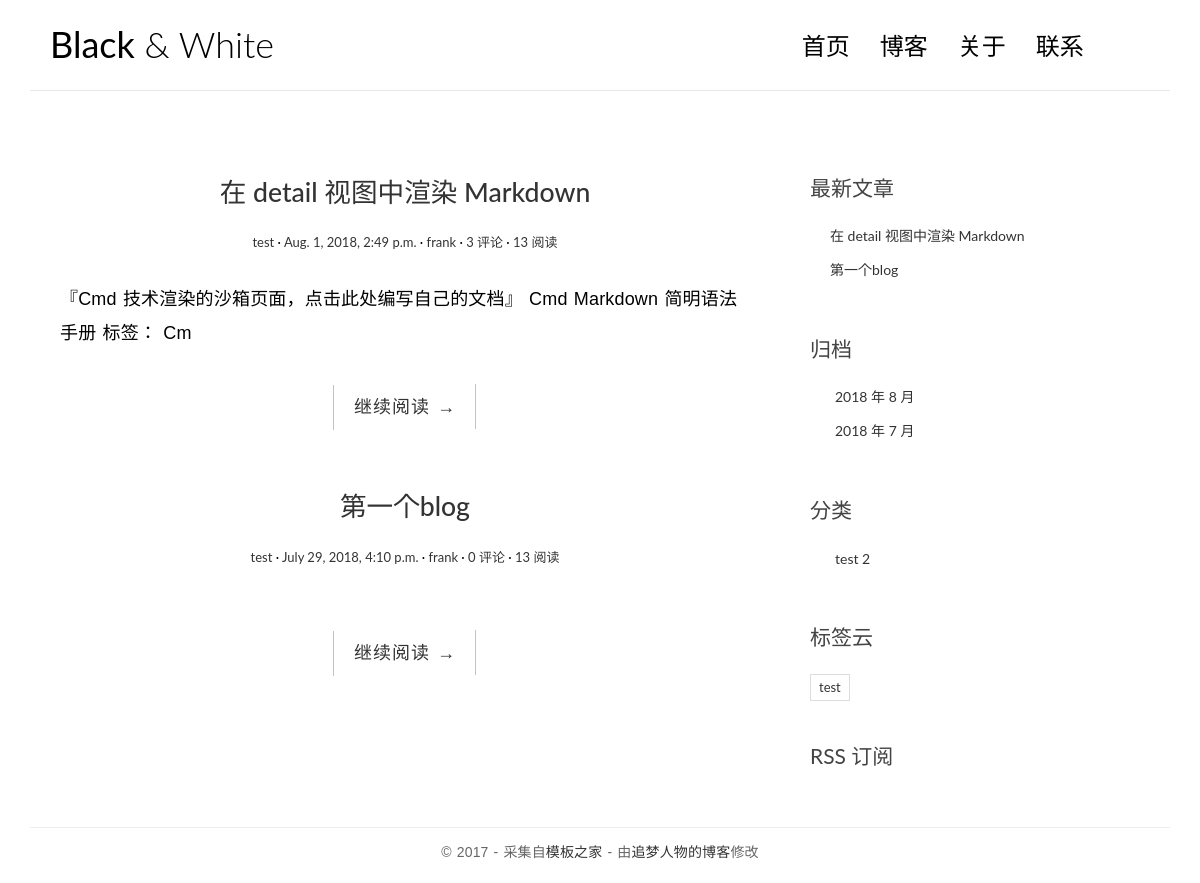
Before: / with the older database file.
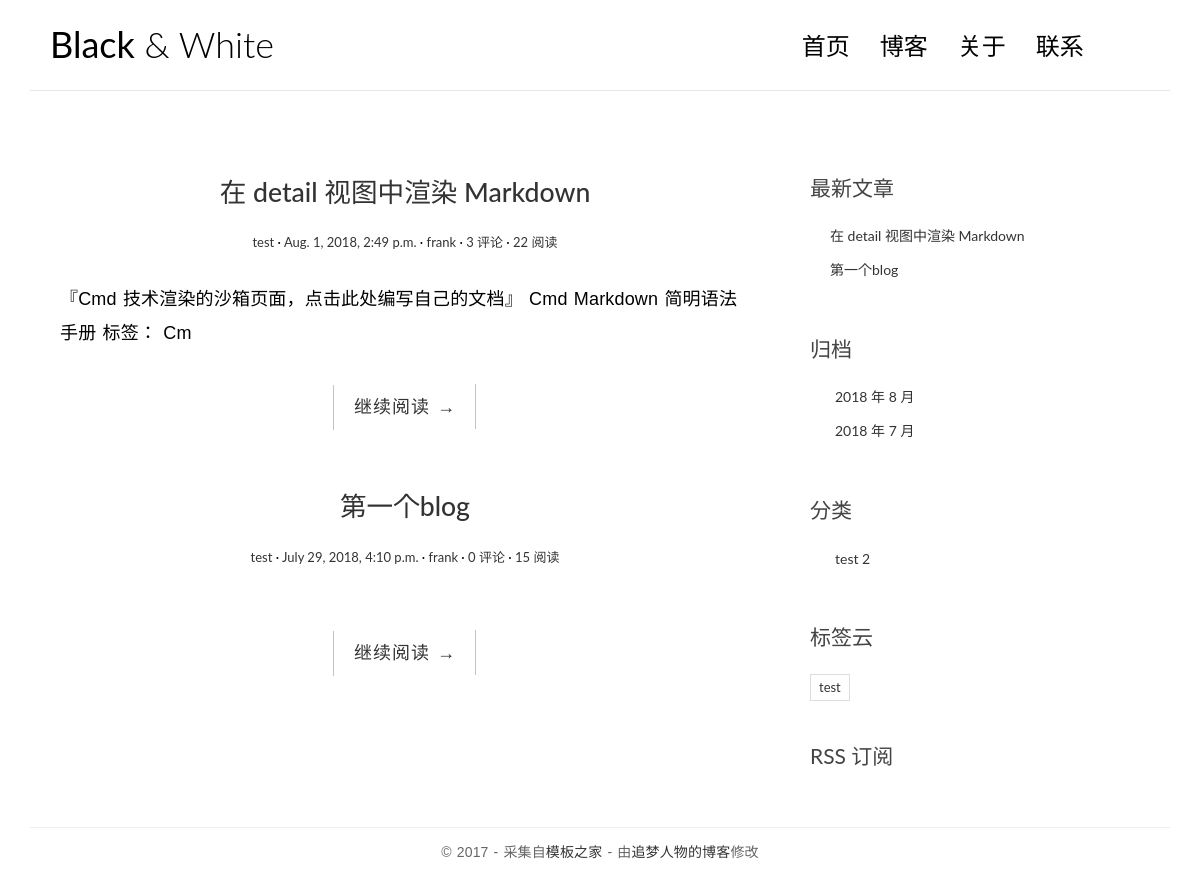
After: the same page with the newer database file.
### blog/models.py (models this page shows, shortened)
class Post(models.Model):
    title = models.CharField(max_length=70)
    body = models.TextField()
    created_time = models.DateTimeField()
    modified_time = models.DateTimeField()
    excerpt = models.CharField(max_length=200, blank=True)
    category = models.ForeignKey(Category, on_delete=models.CASCADE)
    tags = models.ManyToManyField(Tag, blank=True)
    author = models.ForeignKey(User, on_delete=models.CASCADE)
    views = models.PositiveIntegerField(default=0)
    def get_absolute_url(self):
        return reverse('blog:detail', kwargs={'pk': self.pk})
    class Meta:
        ordering = ['-created_time', 'title']

class Category(models.Model):
    name = models.CharField(max_length=100)

class Tag(models.Model):
    name = models.CharField(max_length=100)

### blog/views.py (the view, shortened to what this page needs)
# urls.py: path(r'', views.IndexView.as_view(), name='index'),
class IndexView(ListView):
    model = Post
    template_name = 'blog/index.html'
    context_object_name = 'post_list'
    paginate_by = 10
    def get_context_data(self, **kwargs):
        context = super().get_context_data(**kwargs)
        paginator = context.get('paginator')
        page = context.get('page_obj')
        is_paginated = context.get('is_paginated')
        pagination_data = self.pagination_data(paginator, page, is_paginated)
        context.update(pagination_data)
        return context
    def pagination_data(self, paginator, page, is_paginated):
        if not is_paginated:
            return {}

### blog/templatetags/blog_tags.py (called while the page is built)
@register.simple_tag
def get_recent_posts(num=5):
    return Post.objects.all().order_by('-created_time')[:num]

@register.simple_tag
def archives():
    return Post.objects.dates('created_time', 'month', order='DESC')

@register.simple_tag
def get_categories():
    return Category.objects.annotate(num_posts=Count('post')).filter(num_posts__gt=0)

@register.simple_tag
def get_tags():
    return Tag.objects.annotate(num_posts=Count('post'))

### blog/templates/blog/index.html (shortened to what this page needs)
{% extends 'base.html' %}
{% block main %}
    {% for post in post_list %}
        <article class="post post-{{ post.pk }}">
            <header class="entry-header">
                <h1 class="entry-title">
                    <a href="{{ post.get_absolute_url }}">{{ post.title }}</a>
                </h1>
                <div class="entry-meta">
                    <span class="post-category"><a href="#">{{ post.category.name }}</a></span>
                    <span class="post-date"><a href="#"><time class="entry-date"
                                                              datetime="{{ post.created_time }}">{{ post.created_time }}</time></a></span>
                    <span class="post-author"><a href="#">{{ post.author }}</a></span>
                    <span class="comments-link"><a href="#">{{ post.comment_set.count }} 评论</a></span>
                    <span class="views-count"><a href="#">{{ post.views }} 阅读</a></span>
                </div>
            </header>
            <div class="entry-content clearfix">
                <p>{{ post.excerpt }}</p>
                <div class="read-more cl-effect-14">
                    <a href="{{ post.get_absolute_url }}" class="more-link">继续阅读 <span class="meta-nav">→</span></a>
                </div>
            </div>
        </article>
    {% empty %}
        <div class="no-post">暂时还没有发布的文章！</div>
    {% endfor %}
{% endblock main %}

### blog/templates/base.html (shortened to what this page needs)
{% load staticfiles %}
{% load blog_tags %}
<!DOCTYPE html>
<html>
<head>
    <link rel="stylesheet" href="http://code.ionicframework.com/ionicons/2.0.1/css/ionicons.min.css">
    <link href="https://cdn.bootcss.com/bootstrap/3.3.7/css/bootstrap.min.css" rel="stylesheet">
    <link rel="stylesheet" href="{% static 'blog/css/pace.css' %}">
    <link rel="stylesheet" href="{% static 'blog/css/custom.css' %}">
    <link rel="stylesheet" href="{% static 'blog/css/highlights/github.css' %}">
</head>
<body>
<div class="container">
    <header id="site-header">
        <div class="row">
            <div class="col-md-4 col-sm-5 col-xs-8">
                <div class="logo">
                    <h1><a href="{% url 'blog:index' %}"><b>Black</b> &amp; White</a></h1>
                </div>
            </div>
            <div class="col-md-8 col-sm-7 col-xs-4">
                <nav class="main-nav" role="navigation">
                    <div class="collapse navbar-collapse" id="bs-example-navbar-collapse-1">
                        <ul class="nav navbar-nav navbar-right">
                            <li class="cl-effect-11"><a href="{% url 'blog:index' %}" data-hover="首页">首页</a></li>
                            <li class="cl-effect-11"><a href="{% url 'blog:index' %}" data-hover="博客">博客</a></li>
                            <li class="cl-effect-11"><a href="about.html" data-hover="关于">关于</a></li>
                            <li class="cl-effect-11"><a href="contact.html" data-hover="联系">联系</a></li>
                        </ul>
                    </div>
                </nav>
            </div>
        </div>
    </header>
</div>
<div class="content-body">
    <div class="container">
        <div class="row">
            <main class="col-md-8">
                {% block main %}
                {% endblock main %}
            </main>
            <aside class="col-md-4">
                <div class="widget widget-recent-posts">
                  <h3 class="widget-title">最新文章</h3>
                  {% get_recent_posts as recent_post_list %}
                  <ul>
                    {% for post in recent_post_list %}
                    <li>
                      <a href="{{ post.get_absolute_url }}">{{ post.title }}</a>
                    </li>
                    {% empty %}
                    暂无文章！
                    {% endfor %}
                  </ul>
                </div>
                <div class="widget widget-archives">
                  <h3 class="widget-title">归档</h3>
                  {% archives as date_list %}
                  <ul>
                    {% for date in date_list %}
                    <li>
                      <a href="{% url 'blog:archives' date.year date.month %}">{{ date.year }} 年 {{ date.month }} 月</a>
                    </li>
                    {% empty %}
                    暂无归档！
                    {% endfor %}
                  </ul>
                </div>
                <div class="widget widget-category">
                  <h3 class="widget-title">分类</h3>
                  {% get_categories as category_list %}
                  <ul>
                    {% for category in category_list %}
                    <li>
                        <a href="{% url 'blog:category' category.pk %}">{{ category.name }} <span
                                class="post-count"> {{ category.num_posts }}</span></a>
                    </li>
                    {% empty %}
                    暂无分类！
                    {% endfor %}
                  </ul>
                </div>
                <div class="widget widget-tag-cloud">
                  <h3 class="widget-title">标签云</h3>
                  {% get_tags as tag_list %}
                  <ul>
                    {% for tag in tag_list %}
                    <li>
                      <a href="{% url 'blog:tag' tag.pk %}">{{ tag.name }}</a>
                    </li>
                    {% empty %}
                    暂无标签！
                    {% endfor %}
                  </ul>
                </div>
                <div class="rss">
                    <a href="{% url 'blog:rss' %}"> RSS 订阅</a>
                </div>
            </aside>
        </div>
    </div>
</div>
<footer id="site-footer">
    <div class="container">
        <div class="row">
            <div class="col-md-12">
                <p class="copyright">&copy 2017 - 采集自<a href="http://www.cssmoban.com/"
                                                        target="_blank" title="模板之家">模板之家</a>
                    - 由<a href="http://zmrenwu.com/" title="网页模板" target="_blank">追梦人物的博客</a>修改
                </p>
            </div>
        </div>
    </div>
</footer>
</body>
</html>

### blog/static/blog/css/custom.css (style rules this page uses)
* { outline: none; }
h1, h2, h3, h4, h5, h6 { margin-top: 0; }
b { font-weight: 400; }
a { color: #333; }
body { color: #444; font-family: 'Lato', sans-serif; }
p { font-family: 'Ubuntu', sans-serif; font-weight: 400; word-spacing: 1px; letter-spacing: 0.01em; }
#site-header { background-color: #FFF; padding: 25px 20px; margin-bottom: 40px; border-bottom: 1px solid #e7e7e7; }
.logo h1 a { color: #000; }
.logo h1 { margin: 0; font-family: 'Lato', sans-serif; font-weight: 300; }
.main-nav { margin-top: 11px; max-width: 95%; }
.main-nav a { color: #000000 !important; padding: 0 0 5px 0 !important; margin-right: 30px; font-family: 'Lato', sans-serif; font-weight: 300; font-size: 24px; }
.cl-effect-11 a { padding: 10px 0; color: #0972b4; text-shadow: none; }
.cl-effect-11 a::before { position: absolute; top: 0; left: 0; overflow: hidden; padding: 0 0 5px 0 !important; max-width: 0; border-bottom: 1px solid #000; color: #000; content: attr(data-hover); white-space: nowrap; -webkit-transition: max-width 0.5s; -moz-transition: max-width 0.5s; transition: max-width 0.5s; }
.content-body { padding-bottom: 4em; }
.post { background: #fff; padding: 30px 30px 0; }
.entry-title { text-align: center; font-size: 1.9em; margin-bottom: 20px; line-height: 1.6; padding: 10px 20px 0; }
.entry-meta { text-align: center; color: #DDDDDD; font-size: 13px; margin-bottom: 30px; }
.entry-content { font-size: 18px; line-height: 1.9; font-weight: 300; color: #000; }
.post-category::after, .post-date::after, .post-author::after, .comments-link::after { content: ' ·'; color: #000; }
.read-more { font-family: 'Ubuntu', sans-serif; font-weight: 400; word-spacing: 1px; letter-spacing: 0.01em; text-align: center; margin-top: 20px; }
.cl-effect-14 a { padding: 0 20px; height: 45px; line-height: 45px; position: relative; display: inline-block; margin: 15px 25px; letter-spacing: 1px; font-weight: 400; text-shadow: 0 0 1px rgba(255, 255, 255, 0.3); }
.cl-effect-14 a::before, .cl-effect-14 a::after { position: absolute; width: 45px; height: 1px; background: #C3C3C3; content: ''; -webkit-transition: all 0.3s; -moz-transition: all 0.3s; transition: all 0.3s; pointer-events: none; }
.cl-effect-14 a::before { top: 0; left: 0; -webkit-transform: rotate(90deg); -moz-transform: rotate(90deg); transform: rotate(90deg); -webkit-transform-origin: 0 0; -moz-transform-origin: 0 0; transform-origin: 0 0; }
.cl-effect-14 a::after { right: 0; bottom: 0; -webkit-transform: rotate(90deg); -moz-transform: rotate(90deg); transform: rotate(90deg); -webkit-transform-origin: 100% 0; -moz-transform-origin: 100% 0; transform-origin: 100% 0; }
.widget { background: #fff; padding: 30px 0 0; }
.widget-title { font-size: 1.5em; margin-bottom: 20px; line-height: 1.6; padding: 10px 0 0; font-weight: 400; }
.widget-recent-posts ul { padding: 0; margin: 0; padding-left: 20px; }
.widget-recent-posts ul li { list-style-type: none; position: relative; line-height: 170%; margin-bottom: 10px; }
.widget-recent-posts ul li::before { content: '\f3d3'; font-family: "Ionicons"; position: absolute; left: -17px; top: 3px; font-size: 16px; color: #000; }
.widget-archives ul { padding: 0; margin: 0; padding-left: 25px; }
.widget-archives ul li { list-style-type: none; position: relative; line-height: 170%; margin-bottom: 10px; }
.widget-archives ul li::before { content: '\f3f3'; font-family: "Ionicons"; position: absolute; left: -25px; top: 1px; font-size: 16px; color: #000; }
.widget-category ul { padding: 0; margin: 0; padding-left: 25px; }
.widget-category ul li { list-style-type: none; position: relative; line-height: 170%; margin-bottom: 10px; }
.widget-category ul li::before { content: '\f3fe'; font-family: "Ionicons"; position: absolute; left: -25px; top: 1px; font-size: 18px; color: #000; }
.widget-tag-cloud ul { padding: 0; margin: 0; margin-right: -10px; }
.widget-tag-cloud ul li { list-style-type: none; font-size: 13px; display: inline-block; margin-right: 10px; margin-bottom: 10px; padding: 3px 8px; border: 1px solid #ddd; }
.rss { font-size: 21px; margin-top: 30px; }
.rss a { color: #444; }
#site-footer { padding-top: 10px; padding: 0 0 1.5em 0; }
.copyright { text-align: center; padding-top: 1em; margin: 0; border-top: 1px solid #eee; color: #666; }

Changed rows visible on the page:
changed Post "在 detail 视图中渲染 Markdown": views "13" → "22"
changed Post "第一个blog": views "13" → "15"
